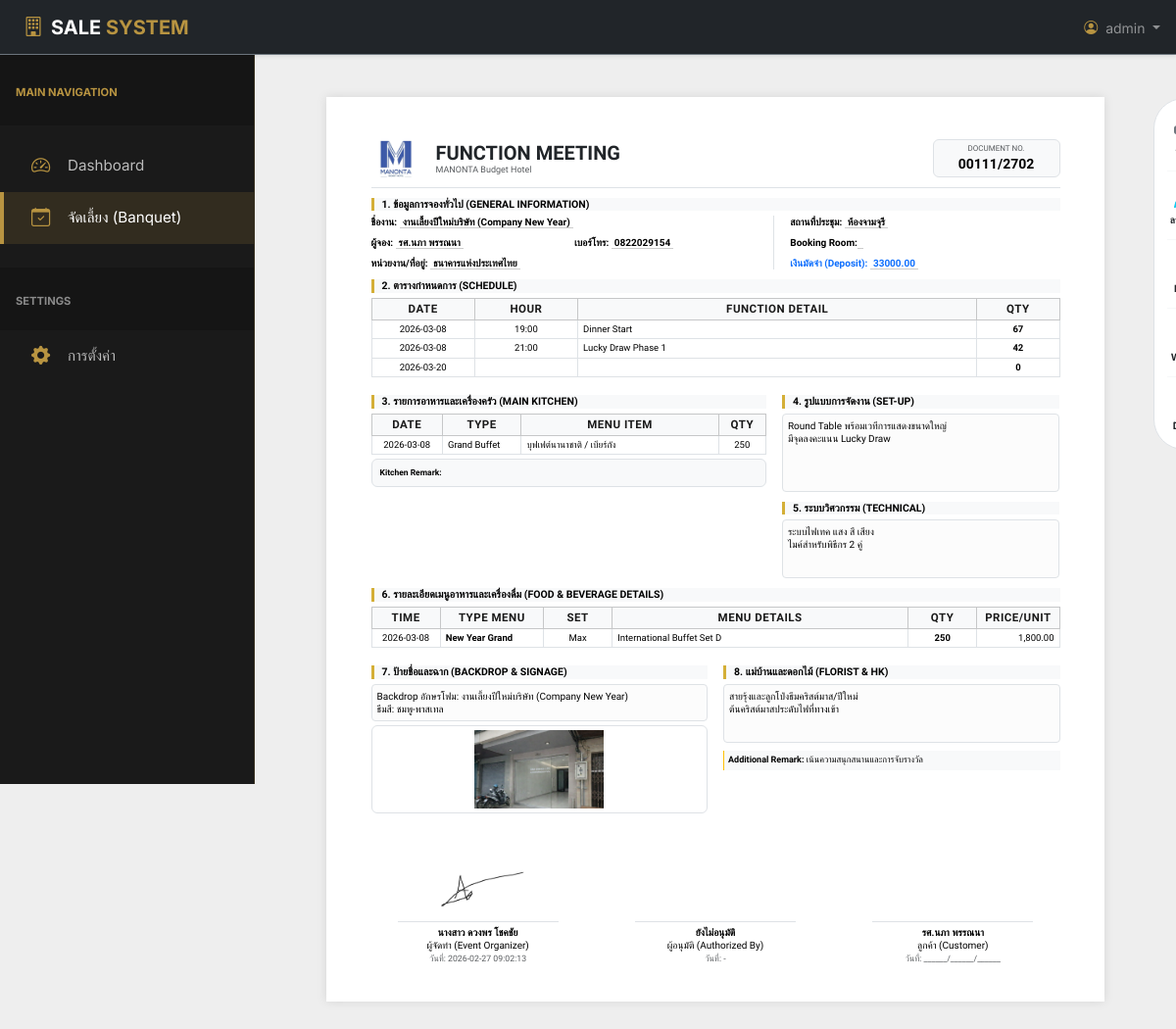
The app's page /view.php?id=111 (signed in) with its own data.
### tables this page shows
CREATE TABLE `functions` (
  `id` int(11) NOT NULL,
  `function_code` varchar(20) NOT NULL,
  `company_id` int(11) DEFAULT NULL,
  `function_name` varchar(255) NOT NULL,
  `booking_name` varchar(255) DEFAULT NULL,
  `organization` text DEFAULT NULL,
  `phone` varchar(50) DEFAULT NULL,
  `room_name` varchar(100) DEFAULT NULL,
  `booking_room` varchar(100) DEFAULT NULL,
  `deposit` decimal(10,2) DEFAULT NULL,
  `main_kitchen_remark` text DEFAULT NULL,
  `banquet_style` text DEFAULT NULL,
  `equipment` text DEFAULT NULL,
  `remark` text DEFAULT NULL,
  `backdrop_detail` text DEFAULT NULL,
  `backdrop_img` varchar(255) DEFAULT NULL,
  `hk_florist_detail` text DEFAULT NULL,
  `created_at` timestamp NOT NULL DEFAULT current_timestamp(),
  `approve` tinyint(1) NOT NULL,
  `created_by` varchar(255) NOT NULL,
  `approve_date` datetime DEFAULT NULL,
  `approve_by` int(11) DEFAULT NULL,
  `modify` timestamp NOT NULL DEFAULT current_timestamp() ON UPDATE current_timestamp()
);

CREATE TABLE `companies` (
  `id` int(11) NOT NULL,
  `company_name` varchar(255) NOT NULL,
  `contact_name` varchar(100) DEFAULT NULL,
  `phone` varchar(50) DEFAULT NULL,
  `email` varchar(100) DEFAULT NULL,
  `address` text DEFAULT NULL,
  `logo_path` varchar(255) DEFAULT 'default-logo.png',
  `created_at` timestamp NOT NULL DEFAULT current_timestamp()
);

CREATE TABLE `function_schedules` (
  `id` int(11) NOT NULL,
  `function_id` int(11) DEFAULT NULL,
  `schedule_date` date DEFAULT NULL,
  `schedule_hour` varchar(50) DEFAULT NULL,
  `schedule_function` text DEFAULT NULL,
  `schedule_guarantee` varchar(50) DEFAULT NULL
);

CREATE TABLE `function_kitchens` (
  `id` int(11) NOT NULL,
  `function_id` int(11) DEFAULT NULL,
  `k_type` varchar(100) DEFAULT NULL,
  `k_item` text DEFAULT NULL,
  `k_qty` int(11) DEFAULT NULL,
  `k_remark` text DEFAULT NULL,
  `k_date` varchar(50) NOT NULL
);

CREATE TABLE `function_menus` (
  `id` int(11) NOT NULL,
  `function_id` int(11) DEFAULT NULL,
  `menu_time` varchar(50) DEFAULT NULL,
  `menu_name` varchar(255) DEFAULT NULL,
  `menu_set` varchar(100) DEFAULT NULL,
  `menu_detail` text DEFAULT NULL,
  `menu_qty` varchar(50) DEFAULT NULL,
  `menu_price` decimal(10,2) DEFAULT NULL
);

CREATE TABLE `signatures` (
  `id` int(11) NOT NULL,
  `path` varchar(255) NOT NULL,
  `created_at` timestamp NOT NULL DEFAULT current_timestamp(),
  `users_id` int(11) NOT NULL
);

### view.php (the view, shortened to what this page needs)
<?php
include "config.php";
$id = isset($_GET['id']) ? intval($_GET['id']) : 0;
$sql = "SELECT f.*, c.company_name, c.logo_path
        FROM functions f
        LEFT JOIN companies c ON f.company_id = c.id
        WHERE f.id = $id";
$res = $conn->query($sql);
$data = $res->fetch_assoc();
require_once "header.php";
$approver_name = 'ยังไม่อนุมัติ';
$creator_sig = "";
$created_by_name = trim($data['created_by'] ?? '');
if (!empty($created_by_name)) {
    $sql_c = "SELECT s.path
              FROM users u
              JOIN signatures s ON u.id = s.users_id
              WHERE u.name = ?
              ORDER BY s.id DESC LIMIT 1";
    if ($stmt_c = $conn->prepare($sql_c)) {
        $stmt_c->bind_param("s", $created_by_name);
        $stmt_c->execute();
        $res_c = $stmt_c->get_result();
        if ($row_c = $res_c->fetch_assoc()) {
            $creator_sig = $row_c['path'];
        }
    }
}
function displaySignature($path)
{
    return (strpos($path, 'uploads/') !== false) ? $path : "uploads/signatures/" . $path;
}
?>
<link rel="stylesheet" href="style/banquet_print.css">
<div class="no-print"
    style="position: fixed; top: 100px; left: calc(50% + 105mm); transform: translateX(180px); z-index: 9999;">
    <div class="bg-white p-2 rounded-pill  border border-gold-soft d-flex flex-column align-items-center gap-1">
        <button onclick="window.print()"
            class="btn btn-link btn-sm text-dark text-decoration-none border-0 p-2 d-flex flex-column align-items-center custom-btn-pill"
            title="พิมพ์">
            <i class="bi bi-printer-fill text-secondary fs-5"></i>
        </button>
        <div class="hr-custom w-75 border-top opacity-25"></div>
        <button onclick="window.location.href='signature_page.php?id=<?php echo $id; ?>'"
            class="btn btn-link btn-sm text-dark text-decoration-none border-0 p-2 d-flex flex-column align-items-center custom-btn-pill"
            title="จัดการลายเซ็น">
            <i class="bi bi-pen-fill text-info fs-5"></i>
            <span style="font-size: 10px;" class="fw-bold">ลายเซ็น</span>
        </button>
        <div class="hr-custom w-75 border-top opacity-25"></div>
        <button onclick="downloadPDF(this)"
            class="btn btn-link btn-sm text-dark text-decoration-none border-0 p-2 d-flex flex-column align-items-center custom-btn-pill"
            title="ดาวน์โหลด PDF">
            <i class="bi bi-file-pdf-fill text-danger fs-5"></i>
        </button>
        <div class="hr-custom w-75 border-top opacity-25"></div>
        <button onclick="exportToWord()"
            class="btn btn-link btn-sm text-dark text-decoration-none border-0 p-2 d-flex flex-column align-items-center custom-btn-pill"
            title="ส่งออก Word">
            <i class="bi bi-file-earmark-word-fill text-primary fs-5"></i>
            <span style="font-size: 10px;" class="fw-bold">Word</span>
        </button>
        <div class="hr-custom w-75 border-top opacity-25"></div>
        <button onclick="exportToDoc()"
            class="btn btn-link btn-sm text-dark text-decoration-none border-0 p-2 d-flex flex-column align-items-center custom-btn-pill"
            title="ส่งออกเอกสาร">
            <i class="bi bi-file-earmark-richtext-fill text-warning fs-5"></i>
            <span style="font-size: 10px;" class="fw-bold">DOC</span>
        </button>
    </div>
</div>
<div id="printableArea">
    <div class="d-flex justify-content-between align-items-center mb-2 border-bottom pb-1">
        <div class="d-flex align-items-center">
            <img src="<?php echo !empty($data['logo_path']) ? $data['logo_path'] : 'assets/img/default-company.png'; ?>"
                style="max-height: 50px; max-width: 100px;" class="me-3">
            <div>
                <h5 class="mb-0 fw-bold text-dark">FUNCTION MEETING</h5>
                <p class="mb-0 text-muted" style="font-size: 9px;"><?php echo $data['company_name']; ?></p>
            </div>
        </div>
        <div class="text-end">
            <div class="p-1 border rounded bg-light text-center" style="min-width: 130px;">
                <small class="text-muted d-block" style="font-size: 8px;">DOCUMENT NO.</small>
                <span class="fw-bold " style="font-size: 14px;"><?php echo $data['function_code']; ?></span>
            </div>
        </div>
    </div>
    <div class="section-title">1. ข้อมูลการจองทั่วไป (GENERAL INFORMATION)</div>
    <div class="row g-2 mb-2">
        <div class="col-7">
            <div class="row g-2">
                <div class="col-12"><strong>ชื่องาน:</strong> <span
                        class="data-value"><?php echo $data['function_name']; ?></span></div>
                <div class="col-6"><strong>ผู้จอง:</strong> <span
                        class="data-value"><?php echo $data['booking_name']; ?></span></div>
                <div class="col-6"><strong>เบอร์โทร:</strong> <span
                        class="data-value"><?php echo $data['phone']; ?></span></div>
                <div class="col-12"><strong>หน่วยงาน/ที่อยู่:</strong> <span
                        class="data-value"><?php echo $data['organization']; ?></span></div>
            </div>
        </div>
        <div class="col-5 border-start ps-3">
            <div class="row g-2">
                <div class="col-12"><strong>สถานที่ประชุม:</strong> <span
                        class="data-value"><?php echo $data['room_name']; ?></span></div>
                <div class="col-12"><strong>Booking Room:</strong> <span
                        class="data-value"><?php echo $data['booking_room'] ?? '-'; ?></span></div>
                <div class="col-12 text-primary"><strong>เงินมัดจำ (Deposit):</strong> <span
                        class="data-value"><?php echo $data['deposit'] ?? '0.00'; ?></span></div>
            </div>
        </div>
    </div>
    <div class="section-title">2. ตารางกำหนดการ (SCHEDULE)</div>
    <table class="table table-sm table-bordered table-tight mb-2">
        <thead class="table-light text-center">
            <tr>
                <th width="15%">Date</th>
                <th width="15%">Hour</th>
                <th>Function Detail</th>
                <th width="12%">QTY</th>
            </tr>
        </thead>
        <tbody>
            <?php
            $schedules = $conn->query("SELECT * FROM function_schedules WHERE function_id = $id");
            while ($row = $schedules->fetch_assoc()): ?>
                <tr>
                    <td class="text-center"><?php echo $row['schedule_date']; ?></td>
                    <td class="text-center"><?php echo $row['schedule_hour']; ?></td>
                    <td><?php echo nl2br($row['schedule_function']); ?></td>
                    <td class="text-center fw-bold"><?php echo number_format($row['schedule_guarantee']); ?></td>
                </tr>
            <?php endwhile; ?>
        </tbody>
    </table>
    <div class="row g-3">
        <div class="col-7">
            <div class="section-title">3. รายการอาหารและเครื่องครัว (MAIN KITCHEN)</div>
            <table class="table table-sm table-bordered table-tight mb-1">
                <thead class="table-light text-center">
                    <tr>
                        <th width="18%">Date</th>
                        <th width="20%">Type</th>
                        <th>Menu Item</th>
                        <th width="12%">Qty</th>
                    </tr>
                </thead>
                <tbody>
                    <?php
                    $kitchens = $conn->query("SELECT * FROM function_kitchens WHERE function_id = $id");
                    while ($row = $kitchens->fetch_assoc()): ?>
                        <tr>
                            <td class="text-center"><?php echo $row['k_date']; ?></td>
                            <td><?php echo $row['k_type']; ?></td>
                            <td><?php echo $row['k_item']; ?></td>
                            <td class="text-center"><?php echo $row['k_qty']; ?></td>
                        </tr>
                    <?php endwhile; ?>
                </tbody>
            </table>
            <div class="p-2 border rounded bg-light" style="font-size: 8.5px;">
                <strong>Kitchen Remark:</strong> <?php echo nl2br($data['main_kitchen_remark'] ?? '-'); ?>
            </div>
        </div>
        <div class="col-5">
            <div class="section-title">4. รูปแบบการจัดงาน (SET-UP)</div>
            <div class="box-detail mb-2" style="min-height: 80px;">
                <?php echo nl2br($data['banquet_style'] ?? 'ตามมาตรฐาน'); ?>
            </div>
            <div class="section-title">5. ระบบวิศวกรรม (TECHNICAL)</div>
            <div class="box-detail" style="min-height: 60px;"><?php echo nl2br($data['equipment'] ?? '-'); ?></div>
        </div>
    </div>
    <div class="section-title">6. รายละเอียดเมนูอาหารและเครื่องดื่ม (FOOD & BEVERAGE DETAILS)</div>
    <table class="table table-sm table-bordered table-tight mb-2">
        <thead class="table-light text-center">
            <tr>
                <th width="10%">Time</th>
                <th width="15%">Type Menu</th>
                <th width="10%">Set</th>
                <th>Menu Details</th>
                <th width="10%">Qty</th>
                <th width="12%">Price/Unit</th>
            </tr>
        </thead>
        <tbody>
            <?php
            $menus = $conn->query("SELECT * FROM function_menus WHERE function_id = $id");
            while ($row = $menus->fetch_assoc()): ?>
                <tr>
                    <td class="text-center"><?php echo $row['menu_time']; ?></td>
                    <td class="fw-bold"><?php echo $row['menu_name']; ?></td>
                    <td class="text-center"><?php echo $row['menu_set']; ?></td>
                    <td><?php echo nl2br($row['menu_detail']); ?></td>
                    <td class="text-center fw-bold"><?php echo $row['menu_qty']; ?></td>
                    <td class="text-end"><?php echo number_format($row['menu_price'], 2); ?></td>
                </tr>
            <?php endwhile; ?>
        </tbody>
    </table>
    <div class="row g-3">
        <div class="col-6">
            <div class="section-title">7. ป้ายชื่อและฉาก (BACKDROP & SIGNAGE)</div>
            <div class="box-detail mb-1"><?php echo nl2br($data['backdrop_detail'] ?? '-'); ?></div>
            <?php if (!empty($data['backdrop_img'])): ?>
                <div class="text-center border p-1 rounded bg-white mt-1">
                    <img src="<?php echo $data['backdrop_img']; ?>" style="max-height: 80px; max-width: 100%;">
                </div>
            <?php endif; ?>
        </div>
        <div class="col-6">
            <div class="section-title">8. แม่บ้านและดอกไม้ (FLORIST & HK)</div>
            <div class="box-detail" style="min-height: 60px;">
                <?php echo nl2br($data['hk_florist_detail'] ?? '-'); ?>
            </div>
            <div class="mt-2 p-1 border-start border-warning bg-light" style="font-size: 9px;">
                <strong>Additional Remark:</strong> <?php echo $data['remark'] ?? '-'; ?>
            </div>
        </div>
    </div>
    <div class="row mt-5 text-center" style="font-size: 10px;">
        <div class="col-4 text-center">
            <div class="sig-space">
                <?php if (!empty($creator_sig)): ?>
                    <img src="<?php echo displaySignature($creator_sig); ?>" class="sig-img">
                <?php endif; ?>
            </div>
            <div class="mx-auto border-top w-75 pt-1">
                <div class="fw-bold"><?php echo $data['created_by'] ?? '-'; ?></div>
                ผู้จัดทำ (Event Organizer)
            </div>
            <small class="text-muted">วันที่: <?php echo $data['created_at'] ?? '-'; ?></small>
        </div>
        <div class="col-4 text-center">
            <div class="sig-space">
            </div>
            <div class="mx-auto border-top w-75 pt-1">
                <div class="fw-bold"><?php echo $approver_name; ?></div>
                ผู้อนุมัติ (Authorized By)
            </div>
            <small class="text-muted">
                วันที่: <?php echo ($data['approve'] == 1) ? $data['approve_date'] : '-'; ?>
            </small>
        </div>
        <div class="col-4 text-center">
            <div class="sig-space"></div>
            <div class="mx-auto border-top w-75 pt-1">
                <div class="fw-bold"><?php echo $data['booking_name'] ?? '-'; ?></div>
                ลูกค้า (Customer)
            </div>
            <small class="text-muted">วันที่: ______/______/______</small>
        </div>
    </div>
</div>
<?php include "footer.php"; ?>

### records on screen
functions: company.logo_path (picture), company.company_name "MANONTA Budget Hotel", function_code "00111/2702", function_name "งานเลี้ยงปีใหม่บริษัท (Company New Year)", booking_name "รศ.นภา พรรณนา", phone "0822029154", organization "ธนาคารแห่งประเทศไทย", room_name "ห้องจามจุรี", deposit "33000.00", banquet_style "Round Table พร้อมเวทีการแสดงขนาดใหญ่ มีจุดลงคะแนน Lucky Draw", equipment "ระบบไฟเทค แสง สี เสียง ไมค์สำหรับพิธีกร 2 คู่", backdrop_detail "Backdrop อักษรโฟม: งานเลี้ยงปีใหม่บริษัท (Company New Year) ธีมสี: ชมพู-พาสเทล", backdrop_img (picture), hk_florist_detail "สายรุ้งและลูกโป่งธีมคริสต์มาส/ปีใหม่ ต้นคริสต์มาสประดับไฟที่ทางเข้า", remark "เน้นความสนุกสนานและการจับรางวัล", created_by "นางสาว ดวงพร โชคชัย", created_at "2026-02-27 09:02:13"
function_schedules: schedule_date "2026-03-08", schedule_hour "19:00", schedule_function "Dinner Start", schedule_guarantee "67"
function_schedules: schedule_date "2026-03-08", schedule_hour "21:00", schedule_function "Lucky Draw Phase 1", schedule_guarantee "42"
function_schedules: schedule_date "2026-03-20", schedule_guarantee "0"
function_kitchens: k_date "2026-03-08", k_type "Grand Buffet", k_item "บุฟเฟต์นานาชาติ / เบียร์ถัง", k_qty "250"
function_menus: menu_time "2026-03-08", menu_name "New Year Grand", menu_set "Max", menu_detail "International Buffet Set D", menu_qty "250", menu_price "1,800.00"
signatures: path (picture)

### other values on screen
$_SESSION['user'] "admin"
$approver_name "ยังไม่อนุมัติ"
